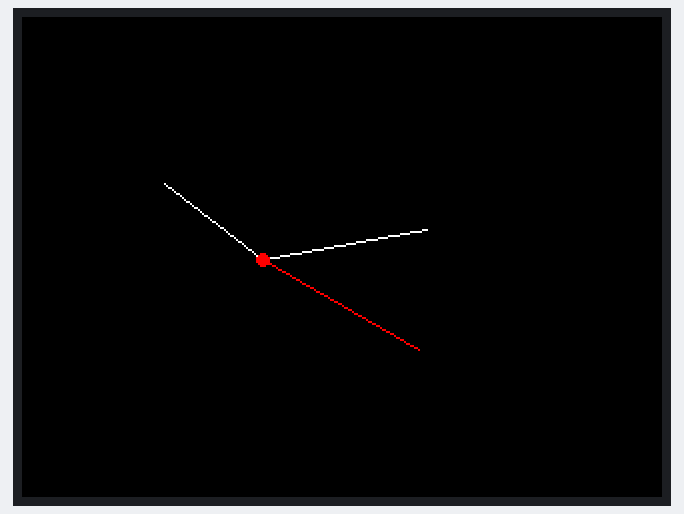
A sketch run on a simulated ESP32. On the bench: 320×240 colour display.

Above: at 0.6 s.
At 5.3 s:
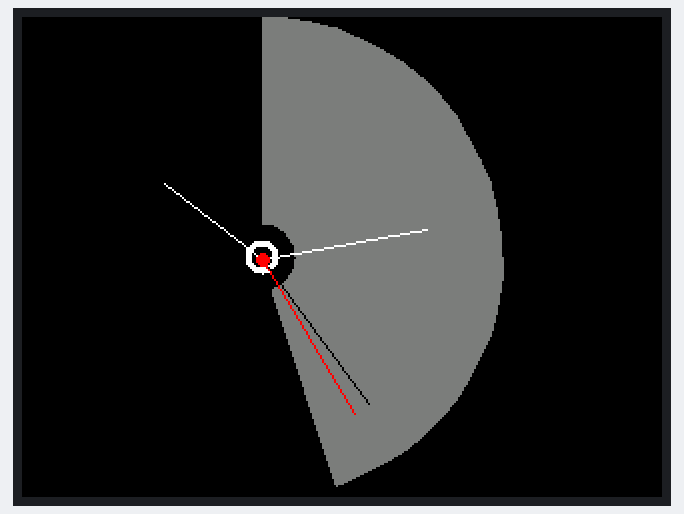
At 10.3 s:
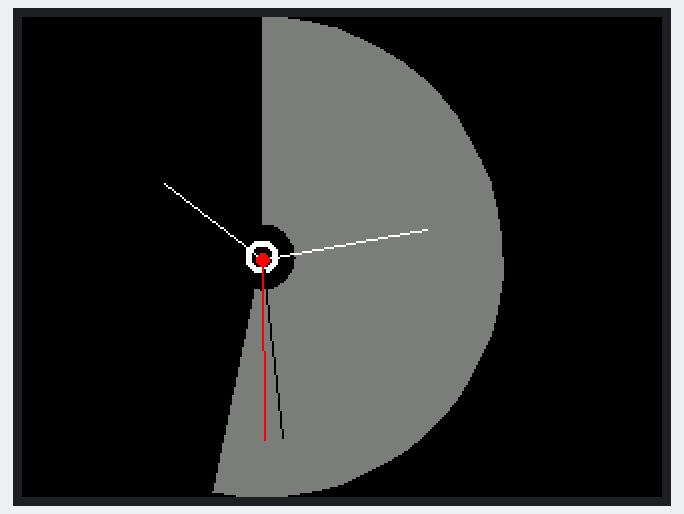
At 19.4 s:
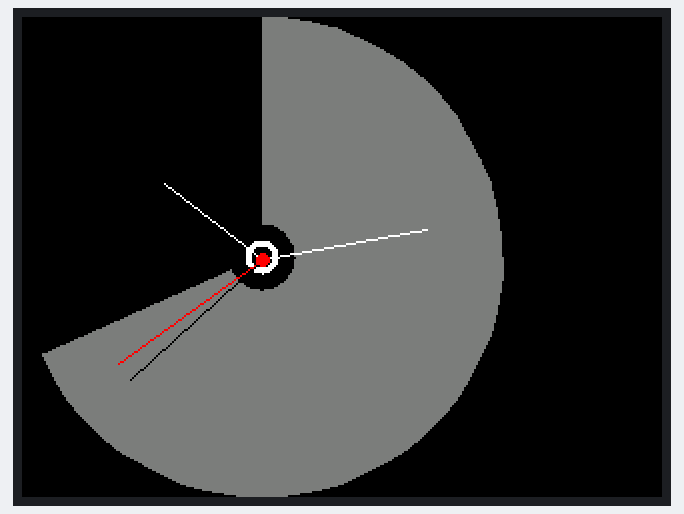
At 38.4 s:
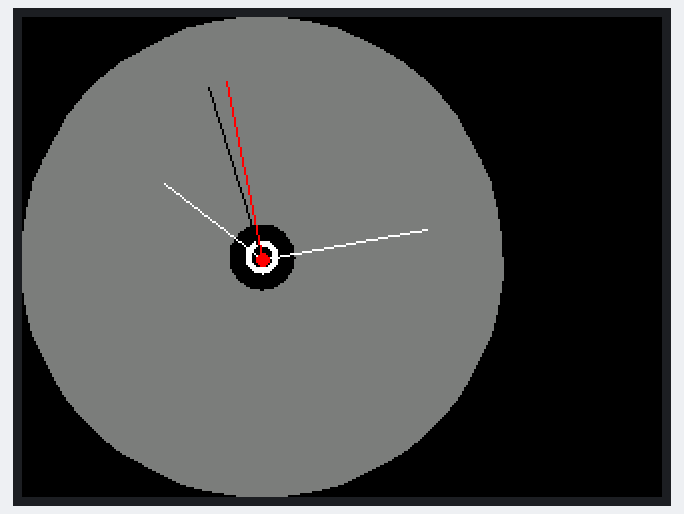
At 39.5 s:
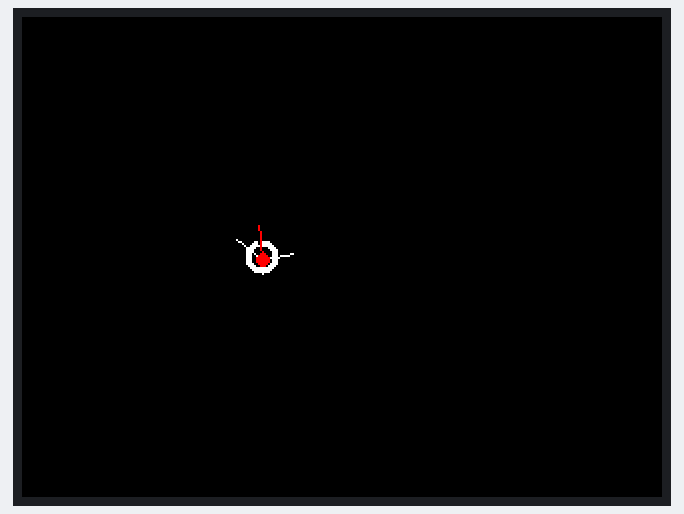

The sketch:

geometric-with-dials.ino
```cpp
// Demo using arcFill to draw ellipses and a segmented elipse
#include <TFT_eSPI.h> // Hardware-specific library
#include <SPI.h>

TFT_eSPI tft = TFT_eSPI();       // Invoke custom library

#define DEG2RAD 0.0174532925

// #define LOOP_DELAY 10 // Loop delay to slow things down

byte inc = 0;
unsigned int col = 0;

byte red = 31; // Red is the top 5 bits of a 16 bit colour value
byte green = 0;// Green is the middle 6 bits
byte blue = 0; // Blue is the bottom 5 bits
byte state = 0;

float sx = 0, sy = 1, mx = 1, my = 0, hx = -1, hy = 0;    // Saved H, M, S x & y multipliers
float sdeg=0, mdeg=0, hdeg=0;
uint16_t osx=120, osy=120, omx=120, omy=120, ohx=120, ohy=120;  // Saved H, M, S x & y coords
uint16_t x0=0, x1=0, yy0=0, yy1=0;

uint32_t targetTime = 0;                    // for next 1 second timeout

static uint8_t conv2d(const char* p); // Forward declaration needed for IDE 1.6.x

uint8_t hh = conv2d(__TIME__), mm = conv2d(__TIME__ + 3), ss = conv2d(__TIME__ + 6); // Get H, M, S from compile time

byte omm = 99, oss = 99;
unsigned int colour = 0;
bool initial = 1;


void setup(void) {
  Serial.begin(115200);
  tft.begin();

  tft.setRotation(1);

  tft.fillScreen(TFT_BLACK);

  targetTime = millis() + 1000;
}


void loop() {

    if (targetTime < millis()) {
    // Set next update for 1 second later
    targetTime = millis() + 1000;

    // Adjust the time values by adding 1 second
    ss++;              // Advance second
    if (ss == 60) {    // Check for roll-over
      ss = 0;          // Reset seconds to zero
      omm = mm;        // Save last minute time for display update
      mm++;            // Advance minute
      if (mm > 59) {   // Check for roll-over
        mm = 0;
        hh++;          // Advance hour
        if (hh > 23) { // Check for 24hr roll-over (could roll-over on 13)
          hh = 0;      // 0 for 24 hour clock, set to 1 for 12 hour clock
        }
      }
    }


  fillArc(120, 120, 0, ss + 2, 120, 120, 103, 0x7BEF);

  fillArc(120, 120, 0, 60, 8, 8, 2, TFT_WHITE); }

  // Pre-compute hand degrees, x & y coords for a fast screen update
    sdeg = ss*6;                  // 0-59 -> 0-354
    mdeg = mm*6+sdeg*0.01666667;  // 0-59 -> 0-360 - includes seconds
    hdeg = hh*30+mdeg*0.0833333;  // 0-11 -> 0-360 - includes minutes and seconds
    hx = cos((hdeg-90)*0.0174532925);
    hy = sin((hdeg-90)*0.0174532925);
    mx = cos((mdeg-90)*0.0174532925);
    my = sin((mdeg-90)*0.0174532925);
    sx = cos((sdeg-90)*0.0174532925);
    sy = sin((sdeg-90)*0.0174532925);

    if (ss==0 || initial) {
      initial = 0;
      // Erase hour and minute hand positions every minute
      tft.drawLine(ohx, ohy, 120, 121, TFT_BLACK);
      ohx = hx*62+121;
      ohy = hy*62+121;
      tft.drawLine(omx, omy, 120, 121, TFT_BLACK);
      omx = mx*84+120;
      omy = my*84+121;
    }

      // Redraw new hand positions, hour and minute hands not erased here to avoid flicker
      tft.drawLine(osx, osy, 120, 121, TFT_BLACK);
      osx = sx*90+121;
      osy = sy*90+121;
      tft.drawLine(osx, osy, 120, 121, TFT_RED);
      tft.drawLine(ohx, ohy, 120, 121, TFT_WHITE);
      tft.drawLine(omx, omy, 120, 121, TFT_WHITE);
      tft.drawLine(osx, osy, 120, 121, TFT_RED);

    tft.fillCircle(120, 121, 3, TFT_RED);


  inc++;
  col += 1;
  if (col > 191) col = 0;
  if (inc > 59) inc = 0;

  if (ss > 58 ) {
      fillArc(120, 120, 0, 60, 120, 120, 103, TFT_BLACK);
    }


  // delay(LOOP_DELAY);
}


// #########################################################################
// Draw a circular or elliptical arc with a defined thickness
// #########################################################################

// x,y == coords of centre of arc
// start_angle = 0 - 359
// seg_count = number of 6 degree segments to draw (60 => 360 degree arc)
// rx = x axis outer radius
// ry = y axis outer radius
// w  = width (thickness) of arc in pixels
// colour = 16 bit colour value
// Note if rx and ry are the same then an arc of a circle is drawn

void fillArc(int x, int y, int start_angle, int seg_count, int rx, int ry, int w, unsigned int colour)
{

  byte seg = 6; // Segments are 3 degrees wide = 120 segments for 360 degrees
  byte inc = 6; // Draw segments every 3 degrees, increase to 6 for segmented ring

  // Calculate first pair of coordinates for segment start
  float sx = cos((start_angle - 90) * DEG2RAD);
  float sy = sin((start_angle - 90) * DEG2RAD);
  uint16_t x0 = sx * (rx - w) + x;
  uint16_t y0 = sy * (ry - w) + y;
  uint16_t x1 = sx * rx + x;
  uint16_t y1 = sy * ry + y;

  // Draw colour blocks every inc degrees
  for (int i = start_angle; i < start_angle + seg * seg_count; i += inc) {

    // Calculate pair of coordinates for segment end
    float sx2 = cos((i + seg - 90) * DEG2RAD);
    float sy2 = sin((i + seg - 90) * DEG2RAD);
    int x2 = sx2 * (rx - w) + x;
    int y2 = sy2 * (ry - w) + y;
    int x3 = sx2 * rx + x;
    int y3 = sy2 * ry + y;

    tft.fillTriangle(x0, y0, x1, y1, x2, y2, colour);
    tft.fillTriangle(x1, y1, x2, y2, x3, y3, colour);

    // Copy segment end to sgement start for next segment
    x0 = x2;
    y0 = y2;
    x1 = x3;
    y1 = y3;
  }
}

// #########################################################################
// Return the 16 bit colour with brightness 0-100%
// #########################################################################
unsigned int brightness(unsigned int colour, int brightness)
{
  byte red   = colour >> 11;
  byte green = (colour & 0x7E0) >> 5;
  byte blue  = colour & 0x1F;

  blue =  (blue * brightness) / 100;
  green = (green * brightness) / 100;
  red =   (red * brightness) / 100;

  return (red << 11) + (green << 5) + blue;
}

// #########################################################################
// Return a 16 bit rainbow colour
// #########################################################################
unsigned int rainbow(byte value)
{
  // Value is expected to be in range 0-127
  // The value is converted to a spectrum colour from 0 = blue through to 127 = red

  switch (state) {
    case 0:
      green ++;
      if (green == 64) {
        green = 63;
        state = 1;
      }
      break;
    case 1:
      red--;
      if (red == 255) {
        red = 0;
        state = 2;
      }
      break;
    case 2:
      blue ++;
      if (blue == 32) {
        blue = 31;
        state = 3;
      }
      break;
    case 3:
      green --;
      if (green == 255) {
        green = 0;
        state = 4;
      }
      break;
    case 4:
      red ++;
      if (red == 32) {
        red = 31;
        state = 5;
      }
      break;
    case 5:
      blue --;
      if (blue == 255) {
        blue = 0;
        state = 0;
      }
      break;
  }
  return red << 11 | green << 5 | blue;
}


// Function to extract numbers from compile time string
static uint8_t conv2d(const char* p) {
  uint8_t v = 0;
  if ('0' <= *p && *p <= '9')
    v = *p - '0';
  return 10 * v + *++p - '0';
}
```

Measured:
- what the display in image 0 shows lasts 0.8 s, from 0.5 s to 1.3 s
- what the display in image 1 shows lasts 1.0 s, from 5.3 s to 6.3 s
- what the display in image 4 shows lasts 1.1 s, from 38.4 s to 39.5 s
